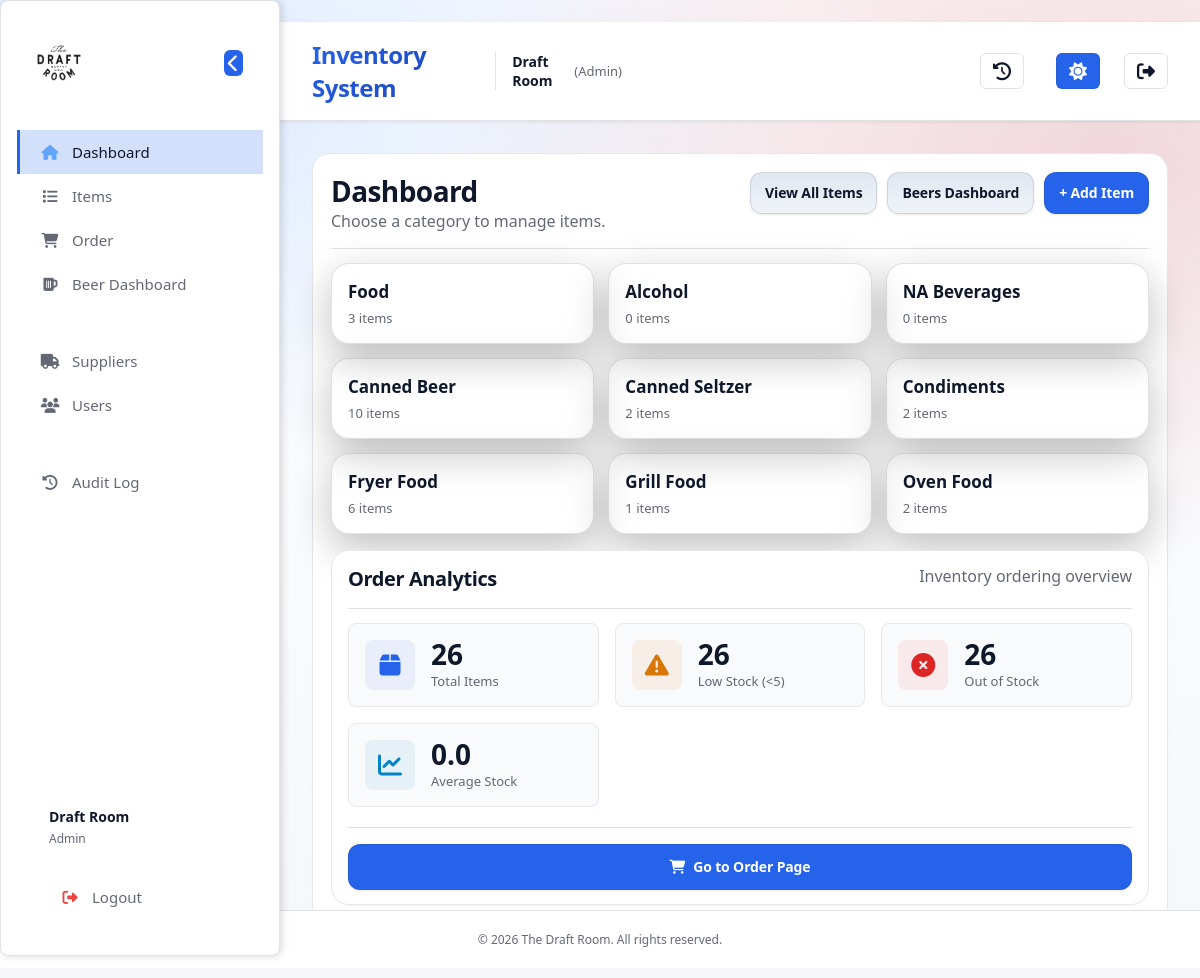
The page / (signed in) on the database its author committed.
### app.py (models this page shows, shortened)
class User(db.Model):
    __tablename__ = "users"
    id = db.Column(db.Integer, primary_key=True)
    username = db.Column(db.String(80), unique=True, nullable=False)
    first_name = db.Column(db.String(80), nullable=True)
    last_name = db.Column(db.String(80), nullable=True)
    password_hash = db.Column(db.String(255), nullable=False)
    role = db.Column(db.String(20), nullable=False, default="staff")
    is_active = db.Column(db.Boolean, nullable=False, default=True)
    created_at = db.Column(db.DateTime, nullable=False, default=utcnow)

### app.py (the view)
@app.get("/")
def dashboard():
    guard = require_view_access()
    if guard:
        return guard
    counts = db.session.query(Item.category, func.count(Item.id)).group_by(Item.category).all()
    counts_map = {c: int(n) for (c, n) in counts}
    categories = [{"name": cat, "count": counts_map.get(cat, 0)} for cat in CATEGORY_ORDER]
    extras = sorted([c for c in counts_map.keys() if c not in CATEGORY_ORDER])
    for cat in extras:
        categories.append({"name": cat, "count": counts_map.get(cat, 0)})
    total_items = Item.query.count()
    low_stock_items = Item.query.filter(Item.on_hand_count < 5).count()
    items_needing_order = Item.query.filter(Item.on_hand_count == 0).count()
    average_stock = db.session.query(func.avg(Item.on_hand_count)).scalar() or 0
    order_analytics = {
        "total_items": total_items,
        "low_stock": low_stock_items,
        "out_of_stock": items_needing_order,
        "avg_stock": round(float(average_stock), 1)
    }
    return render_template("dashboard.html", categories=categories, order_analytics=order_analytics)

### app.py (called while the page is built)
@app.before_request
def add_security_headers():
    pass  # Headers added in after_request

@app.after_request
def add_security_headers_response(response):
    response.headers["X-Frame-Options"] = "SAMEORIGIN"
    response.headers["X-XSS-Protection"] = "1; mode=block"
    response.headers["X-Content-Type-Options"] = "nosniff"
    response.headers["Content-Security-Policy"] = (
        "default-src 'self'; "
        "script-src 'self' https://cdnjs.cloudflare.com; "
        "style-src 'self' 'unsafe-inline' https://cdnjs.cloudflare.com; "
        "font-src 'self' https://cdnjs.cloudflare.com; "
        "img-src 'self' data:; "
        "connect-src 'self'; "
        "frame-ancestors 'self'"
    )
    response.headers["Referrer-Policy"] = "strict-origin-when-cross-origin"
    response.headers["Permissions-Policy"] = (
        "geolocation=(), "
        "microphone=(), "
        "camera=(), "
        "payment=()"
    )
    return response

def role_rank(role: str | None) -> int:
    if not role:
        return 0
    return ROLE_RANK.get(role.strip().lower(), 0)

def current_user() -> Optional["User"]:
    uid = session.get("user_id")
    if not uid:
        return None
    try:
        return User.query.get(int(uid))
    except Exception:
        return None

def current_user_role() -> str:
    if session.get("break_glass_admin") is True:
        return "admin"
    u = current_user()
    if not u:
        return ""
    return (u.role or "").lower()

def is_logged_in() -> bool:
    return (session.get("break_glass_admin") is True) or (session.get("user_id") is not None)

def can_manage_users() -> bool:
    return current_user_role() == "admin"

def can_edit_inventory() -> bool:
    return role_rank(current_user_role()) >= ROLE_RANK["manager"]

def can_view_inventory() -> bool:
    return role_rank(current_user_role()) >= ROLE_RANK["staff"] or (session.get("break_glass_admin") is True)

def require_view_access():
    if not is_logged_in():
        return redirect("/login")
    if session.get("break_glass_admin") is True:
        return None
    if not can_view_inventory():
        session.clear()
        flash("Access denied.", "error")
        return redirect("/login")
    return None

### templates/dashboard.html (shortened to what this page needs)
{% extends "base.html" %}
{% block content %}
<section class="card">
  <div class="cardhead">
    <div>
      <h1>Dashboard</h1>
      <span class="muted">Choose a category to manage items.</span>
    </div>
    <div class="actions">
      <a class="btn" href="/items">View All Items</a>
      <a class="btn" href="/beers/dashboard">Beers Dashboard</a>
      {% if can_edit_inventory %}
        <a class="btn primary" href="/items/new">+ Add Item</a>
      {% endif %}
    </div>
  </div>
  <div class="grid3">
    {% for c in categories %}
      <a class="tile" href="/category/{{ c.name }}">
        <div class="tile-title">{{ c.name }}</div>
        <div class="tile-sub">{{ c.count }} items</div>
      </a>
    {% endfor %}
  </div>
  <div style="height:16px;"></div>
  <div class="card mini">
    <div class="cardhead">
      <h2>Order Analytics</h2>
      <span class="muted">Inventory ordering overview</span>
    </div>
    <div class="analytics-grid">
      <div class="analytics-card">
        <div class="analytics-icon">
          <i class="fas fa-box"></i>
        </div>
        <div class="analytics-content">
          <div class="analytics-value">{{ order_analytics.total_items }}</div>
          <div class="analytics-label">Total Items</div>
        </div>
      </div>
      <div class="analytics-card">
        <div class="analytics-icon warning">
          <i class="fas fa-exclamation-triangle"></i>
        </div>
        <div class="analytics-content">
          <div class="analytics-value">{{ order_analytics.low_stock }}</div>
          <div class="analytics-label">Low Stock (&lt;5)</div>
        </div>
      </div>
      <div class="analytics-card">
        <div class="analytics-icon danger">
          <i class="fas fa-times-circle"></i>
        </div>
        <div class="analytics-content">
          <div class="analytics-value">{{ order_analytics.out_of_stock }}</div>
          <div class="analytics-label">Out of Stock</div>
        </div>
      </div>
      <div class="analytics-card">
        <div class="analytics-icon info">
          <i class="fas fa-chart-line"></i>
        </div>
        <div class="analytics-content">
          <div class="analytics-value">{{ order_analytics.avg_stock }}</div>
          <div class="analytics-label">Average Stock</div>
        </div>
      </div>
    </div>
    <div class="analytics-actions">
      <a class="btn primary" href="/order">
        <i class="fas fa-shopping-cart"></i>
        Go to Order Page
      </a>
    </div>
  </div>
{% endblock %}

### templates/base.html (shortened to what this page needs)
<!DOCTYPE html>
<html lang="en">
<head>
  <link rel="stylesheet" href="/static/style.css">
  <link rel="stylesheet" href="https://cdnjs.cloudflare.com/ajax/libs/font-awesome/6.4.0/css/all.min.css">
</head>
<body>
  <aside class="sidebar" id="sidebar">
    <div class="sidebar-header">
      <h2 class="sidebar-brand">
        <img src="{{ url_for('static', filename='favicon.svg') }}" alt="Draft Room Logo" class="sidebar-logo">
      </h2>
      <button class="sidebar-toggle" id="sidebarToggle" title="Collapse sidebar">
        <i class="fas fa-chevron-left"></i>
      </button>
    </div>
    <nav class="sidebar-nav">
      <a href="/" class="nav-item {% if request.path == '/' %}active{% endif %}" data-tooltip="Dashboard">
        <i class="fas fa-home"></i>
        <span>Dashboard</span>
      </a>
      <a href="/items" class="nav-item {% if '/items' in request.path %}active{% endif %}" data-tooltip="Items">
        <i class="fas fa-list"></i>
        <span>Items</span>
      </a>
      <a href="/order" class="nav-item {% if '/order' in request.path %}active{% endif %}" data-tooltip="Order Items">
        <i class="fas fa-shopping-cart"></i>
        <span>Order</span>
      </a>
      <a href="/beers/dashboard" class="nav-item {% if '/beers' in request.path %}active{% endif %}" data-tooltip="Beer Dashboard">
        <i class="fas fa-beer"></i>
        <span>Beer Dashboard</span>
      </a>
      <hr class="nav-divider">
      {% if can_edit_inventory %}
      <a href="/suppliers" class="nav-item {% if '/suppliers' in request.path %}active{% endif %}" data-tooltip="Suppliers">
        <i class="fas fa-truck"></i>
        <span>Suppliers</span>
      </a>
      <a href="/users" class="nav-item {% if '/users' in request.path %}active{% endif %}" data-tooltip="Users">
        <i class="fas fa-users"></i>
        <span>Users</span>
      </a>
      {% endif %}
      {% if auth_role == "admin" %}
      <hr class="nav-divider">
      <a href="/audit" class="nav-item {% if '/audit' in request.path %}active{% endif %}" data-tooltip="Audit Log">
        <i class="fas fa-history"></i>
        <span>Audit Log</span>
      </a>
      {% endif %}
    </nav>
    <div class="sidebar-footer">
      {% if current_user %}
      <div class="user-info">
        <div class="user-name">
          {% if current_user.first_name or current_user.last_name %}
            {{ current_user.first_name }} {{ current_user.last_name }}
          {% else %}
            {{ current_user.username }}
          {% endif %}
        </div>
        <div class="user-role">{{ auth_role.title() if auth_role else 'User' }}</div>
      </div>
      <a href="/logout" class="nav-item logout" data-tooltip="Logout">
        <i class="fas fa-sign-out-alt"></i>
        <span>Logout</span>
      </a>
      {% endif %}
    </div>
  </aside>
  <main class="main-content">
    <header class="topbar">
      <div class="topbar-brand">
        <h1>Inventory System</h1>
        {% if current_user %}
          <div class="topbar-brand-user">
            <span class="brand-user-name">
              {% if current_user.first_name or current_user.last_name %}
                {{ current_user.first_name }} {{ current_user.last_name }}
              {% else %}
                {{ current_user.username }}
              {% endif %}
            </span>
            <span class="brand-user-role">({{ auth_role.title() if auth_role else 'User' }})</span>
          </div>
        {% endif %}
      </div>
      {% if auth_role == "admin" %}
        <a href="/audit" class="audit-btn" title="View audit log">
          <i class="fas fa-history"></i>
        </a>
      {% endif %}
      <button class="theme-toggle" id="themeToggle" title="Toggle light/dark theme">
      </button>
      <a href="/logout" class="logout-btn" title="Logout">
        <i class="fas fa-sign-out-alt"></i>
      </a>
    </header>
    <div class="page-content">
      {% block content %}{% endblock %}
    </div>
    <footer class="footer">
      <p>&copy; 2026 The Draft Room. All rights reserved.</p>
    </footer>
  </main>
</body>
</html>

### templates/dashboard.html (style rules this page uses)
.analytics-grid { display: grid; grid-template-columns: repeat(auto-fit, minmax(200px, 1fr)); gap: 16px; margin-bottom: 20px; }
.analytics-card { display: flex; align-items: center; gap: 16px; padding: 16px; background-color: var(--card2); border-radius: 8px; border: 1px solid var(--stroke); transition: all 0.3s ease; }
.analytics-icon { display: flex; align-items: center; justify-content: center; width: 50px; height: 50px; border-radius: 8px; background-color: rgba(37, 99, 235, 0.1); color: var(--primary); font-size: 24px; }
.analytics-icon.warning { background-color: rgba(245, 158, 11, 0.1); color: var(--warning); }
.analytics-icon.danger { background-color: rgba(220, 38, 38, 0.1); color: var(--danger); }
.analytics-icon.info { background-color: rgba(2, 132, 199, 0.1); color: var(--info); }
.analytics-content { flex: 1; }
.analytics-value { font-size: 28px; font-weight: 700; color: var(--text); line-height: 1; margin-bottom: 4px; }
.analytics-label { font-size: 13px; color: var(--text-muted); font-weight: 500; }
.analytics-actions { display: flex; gap: 12px; padding-top: 16px; border-top: 1px solid var(--stroke); }
.analytics-actions .btn { flex: 1; text-align: center; padding: 12px 16px; }
body.light-theme .analytics-card { background-color: #f9fafb; border-color: #e5e7eb; }
body.light-theme .analytics-icon { background-color: rgba(37, 99, 235, 0.08); }
body.light-theme .analytics-icon.warning { background-color: rgba(217, 119, 6, 0.08); }
body.light-theme .analytics-icon.danger { background-color: rgba(220, 38, 38, 0.08); }
body.light-theme .analytics-icon.info { background-color: rgba(2, 132, 199, 0.08); }

### rows shown on the page
User: first_name "Draft", last_name "Room", role "Admin"

### other values the page prints
{{ c.name }} "Food" "Alcohol" "NA Beverages" "Canned Beer" "Canned Seltzer" "Condiments" "Fryer Food" "Grill Food" "Oven Food"
{{ c.count }} "3" "0" "0" "10" "2" "2" "6" "1" "2"
{{ order_analytics.total_items }} "26"
{{ order_analytics.low_stock }} "26"
{{ order_analytics.out_of_stock }} "26"
{{ order_analytics.avg_stock }} "0.0"
